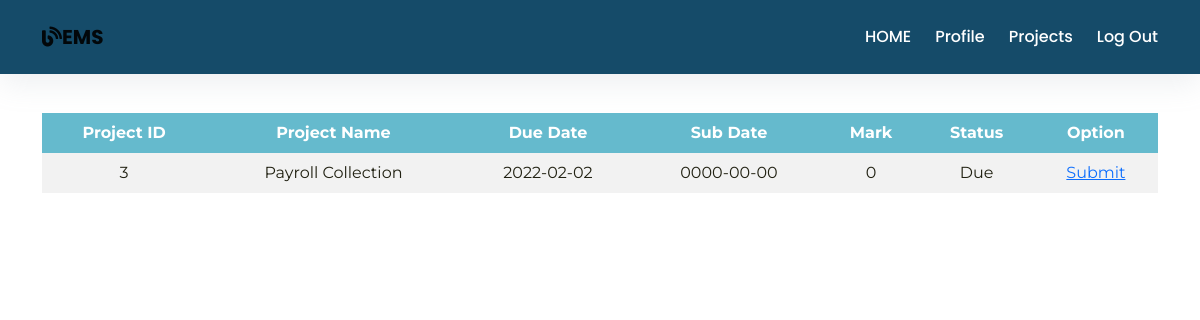
Page /empproject.php?id=11 on the committed database.
### tables this page shows
CREATE TABLE `project` (
  `pid` int(11) NOT NULL,
  `eid` int(11) NOT NULL,
  `pname` varchar(100) NOT NULL,
  `duedate` date NOT NULL,
  `subdate` date NOT NULL,
  `mark` int(11) NOT NULL,
  `status` varchar(50) NOT NULL
);

### empproject.php (the view, shortened to what this page needs)
<?php
	$id = (isset($_GET['id']) ? $_GET['id'] : '');
	require_once ('process/dbh.php');
	$sql = "SELECT * FROM `project` where eid = '$id'";
	$result = mysqli_query($conn, $sql);
?>
<!DOCTYPE html>
<html lang="en">
  <head>
    <link
      rel="stylesheet"
      href="https://use.fontawesome.com/releases/v5.14.0/css/all.css"
    />
    <link
      rel="stylesheet"
      href="https://stackpath.bootstrapcdn.com/bootstrap/4.5.2/css/bootstrap.min.css"
    />
    <link
      href="https://cdn.jsdelivr.net/npm/bootstrap@5.1.3/dist/css/bootstrap.min.css"
      rel="stylesheet"
    />
    <link rel="stylesheet" type="text/css" href="./sample.css" />
    <link rel="stylesheet" type="text/css" href="./view.css" />
  </head>
  <body class="hero-anime">
    <div class="navigation-wrap start-header start-style">
      <div class="container">
        <div class="row">
          <div class="col-12">
            <nav class="navbar navbar-expand-md navbar-light">
              <a class="navbar-brand" href="#" target="_blank"
                ><i class="fas fa-blog"></i><b>EMS</b></a
              >
              <div class="collapse navbar-collapse" id="navbarSupportedContent">
                <ul class="navbar-nav ml-auto py-4 py-md-0">
                <li class="nav-item pl-4 pl-md-0 ml-0 ml-md-4">
                    <a class="nav-link" href="./emp_dashboard.php?id=<?php echo $id?>">HOME</a>
                  </li>
                  <li class="nav-item pl-4 pl-md-0 ml-0 ml-md-4">
                    <a class="nav-link" href="./myprofile.php?id=<?php echo $id?>">Profile</a>
                  </li>
                  <li class="nav-item pl-4 pl-md-0 ml-0 ml-md-4">
                    <a class="nav-link" href="./empproject.php?id=<?php echo $id?>">Projects</a>
                  </li>
                  <li class="nav-item pl-4 pl-md-0 ml-0 ml-md-4">
                    <a class="nav-link" href="./adminlogin.html">Log Out</a>
                  </li>
                </ul>
              </div>
            </nav>
          </div>
        </div>
      </div>
    </div>
    <div class="section">
      <div class="absolute-center">
        <div class="section">
          <div class="container">
            <div class="row">
              <div class="col-12">
              <table>
			<tr>
				<th align = "center">Project ID</th>
				<th align = "center">Project Name</th>
				<th align = "center">Due Date</th>
				<th align = "center">Sub Date</th>
				<th align = "center">Mark</th>
				<th align = "center">Status</th>
				<th align = "center">Option</th>
			</tr>
			<?php
				while ($employee = mysqli_fetch_assoc($result)) {
					echo "<tr>";
					echo "<td>".$employee['pid']."</td>";
					echo "<td>".$employee['pname']."</td>";
					echo "<td>".$employee['duedate']."</td>";
					echo "<td>".$employee['subdate']."</td>";
					echo "<td>".$employee['mark']."</td>";
					echo "<td>".$employee['status']."</td>";
					 echo "<td><a href=\"psubmit.php?pid=$employee[pid]&id=$employee[eid]\">Submit</a>";
				}
			?>
		</table>
              </div>
            </div>
          </div>
        </div>
      </div>
    </div>
    <div class="my-5 py-5"></div>
  </body>
</html>

### sample.css (style rules this page uses)
body { font-family: "Poppins", san-serif; font-size: 16px; line-height: 24px; font-weight: 400; color: #212112; background-image: url("https://s3-us-west-2.amazonaws.com/s.cdpn.io/1462889/pat-back.svg"); background-position: center; background-repeat: repeat; background-size: 7%; background-color: #fff; overflow-x: hidden; transition: all 200ms linear; }
.start-header { opacity: 1; padding: 20px 0; box-shadow: 0 10px 30px 0 rgba(138, 155, 165, 0.15); -webkit-transition: all 0.3s ease-out; transition: all 0.3s ease-out; }
.navigation-wrap { position: fixed; width: 100%; top: 0; left: 0; z-index: 1000; -webkit-transition: all 0.3s ease-out; transition: all 0.3s ease-out; background-color: #154b69; }
.navbar { padding: 0; }
.nav-link { color: white !important; font-weight: 500; transition: all 200ms linear; }
.nav-link { position: relative; padding: 5px 0 !important; display: inline-block; }
.nav-item:after { position: absolute; bottom: -5px; left: 0; width: 100%; height: 2px; content: ""; background-color: #8167a9; opacity: 0; transition: all 200ms linear; }
.nav-item { position: relative; transition: all 200ms linear; }
.section { position: relative; width: 100%; display: block; }
.absolute-center { position: absolute; top: 50%; left: 0; width: 100%; margin-top: 40px; transform: translateY(-50%); z-index: 20; }

### view.css (style rules this page uses)
table { margin: 0px; border-collapse: collapse; width: 100%; font-family: "Montserrat", sans-serif; margin-top: 130px; }
th, td { text-align: center; padding: 8px; position: sticky; }
tr:nth-child(even) { background-color: #f2f2f2; }
th { background-color: #65bacd !important; color: white; }

### rows in the picture
project: pid "3", pname "Payroll Collection", duedate "2022-02-02", subdate "0000-00-00", mark "0", status "Due"
